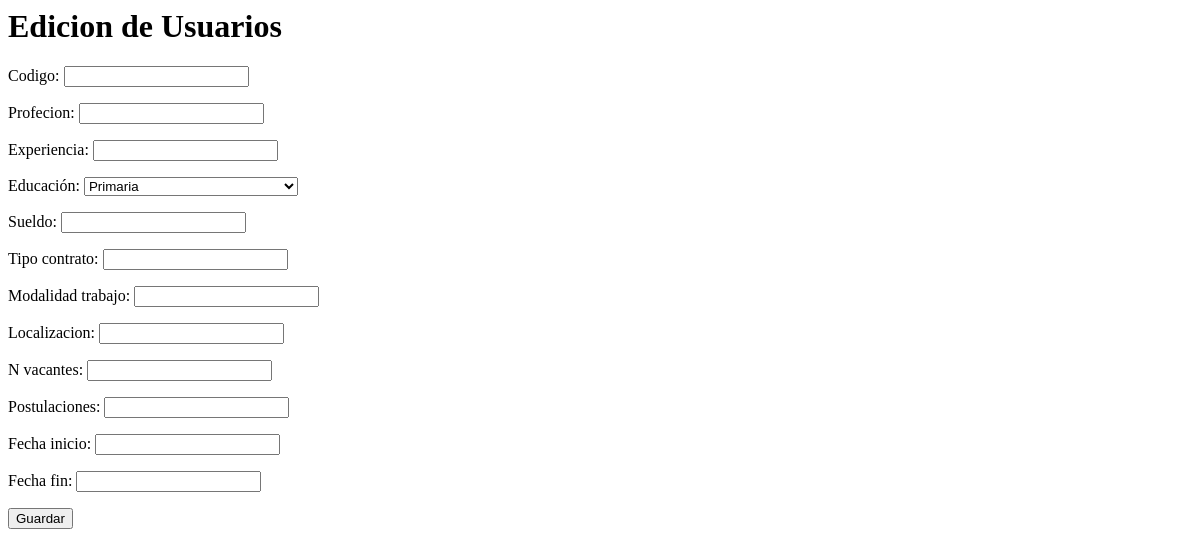
The page /usuario/editarOfertas/3/ on the database as committed earlier.
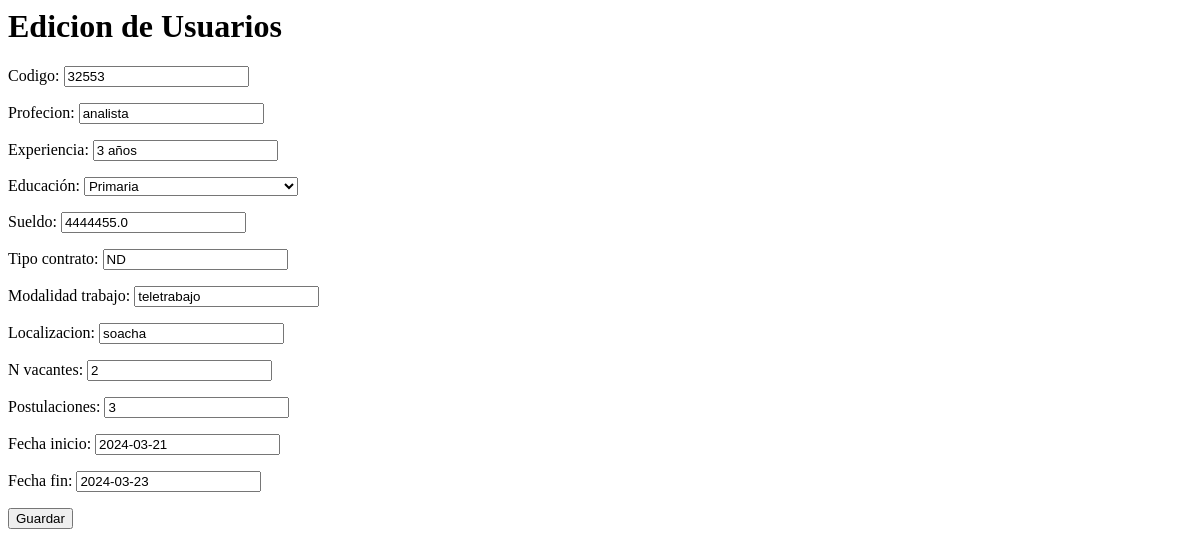
The same page on the database as committed later.
### ofertas/models.py (models this page shows, shortened)
class Oferta(models.Model):
    codigo = models.IntegerField()
    profecion = models.CharField(max_length=255, null=True)
    experiencia = models.CharField(max_length=255)
    educacion = models.CharField(max_length=255)
    sueldo = models.FloatField()
    tipo_contrato = models.CharField(max_length=255)
    modalidad_trabajo = models.CharField(max_length=255)
    localizacion = models.CharField(max_length=255)
    n_vacantes = models.IntegerField()
    postulaciones = models.IntegerField()
    fecha_inicio = models.DateField()
    fecha_fin = models.DateField()

### ofertas/views.py (the view)
# urls.py: path('editarOfertas/<int:id_Ofertas>/', views.editarOfertas, name="editar_Ofertas"),
def editarOfertas(request, id_Ofertas):
    oferta = Oferta.objects.filter(id=id_Ofertas).first()
    form = OfertaForm(instance=oferta)
    return render(request, "reclutador/editarOfertas.html", {"form": form, "oferta": oferta})

### ofertas/forms.py
class OfertaForm(forms.ModelForm):
    EDUCACION_CHOICES = [
        ('Primaria', 'Primaria'),
        ('Secundaria', 'Secundaria'),
        ('Bachillerato', 'Bachillerato'),
        ('Técnico', 'Técnico / Formación Profesional'),
        ('Universidad', 'Universidad'),
        ('Maestría', 'Maestría'),
        ('Postgrado', 'Postgrado')
    ]
    educacion = forms.ChoiceField(label='Educación', choices=EDUCACION_CHOICES, required=False)
    class Meta:
        model = Oferta
        fields = '__all__'
    def __init__(self, *args, **kwargs):
        super(OfertaForm, self).__init__(*args, **kwargs)
        self.helper = FormHelper()
        self.helper.form_method = 'post'
        self.helper.layout = Layout(
            'codigo',
            'profecion',
            'experiencia',
            'educacion',
            'sueldo',
            'tipo_contrato',
            'modalidad_trabajo',
            'localizacion',
            'n_vacantes',
            'postulaciones',
            'fecha_inicio',
            'fecha_fin',
            Submit('submit', 'Guardar')
        )

### templates/reclutador/editarOfertas.html (shortened to what this page needs)
{% load static %}
    <h1>Edicion de Usuarios</h1>
    <form action="{% url "actualizar_Ofertas" oferta.id %}" method="POST" enctype="multipart/form-data">
        {{ form.as_p }}
    <button type="submit" class="btn btn-primary">Guardar</button>
    </form>

Rows that differ between the two databases and show on the page:
added Oferta: codigo "32553", profecion "analista", experiencia "3 años", educacion "Primaria", sueldo "4444455.0", tipo_contrato "ND", modalidad_trabajo "teletrabajo", localizacion "soacha", n_vacantes "2", postulaciones "3", fecha_inicio "2024-03-21", fecha_fin "2024-03-23"
Other text that changed with them:
form field educacion: "Primaria" → (not shown)
